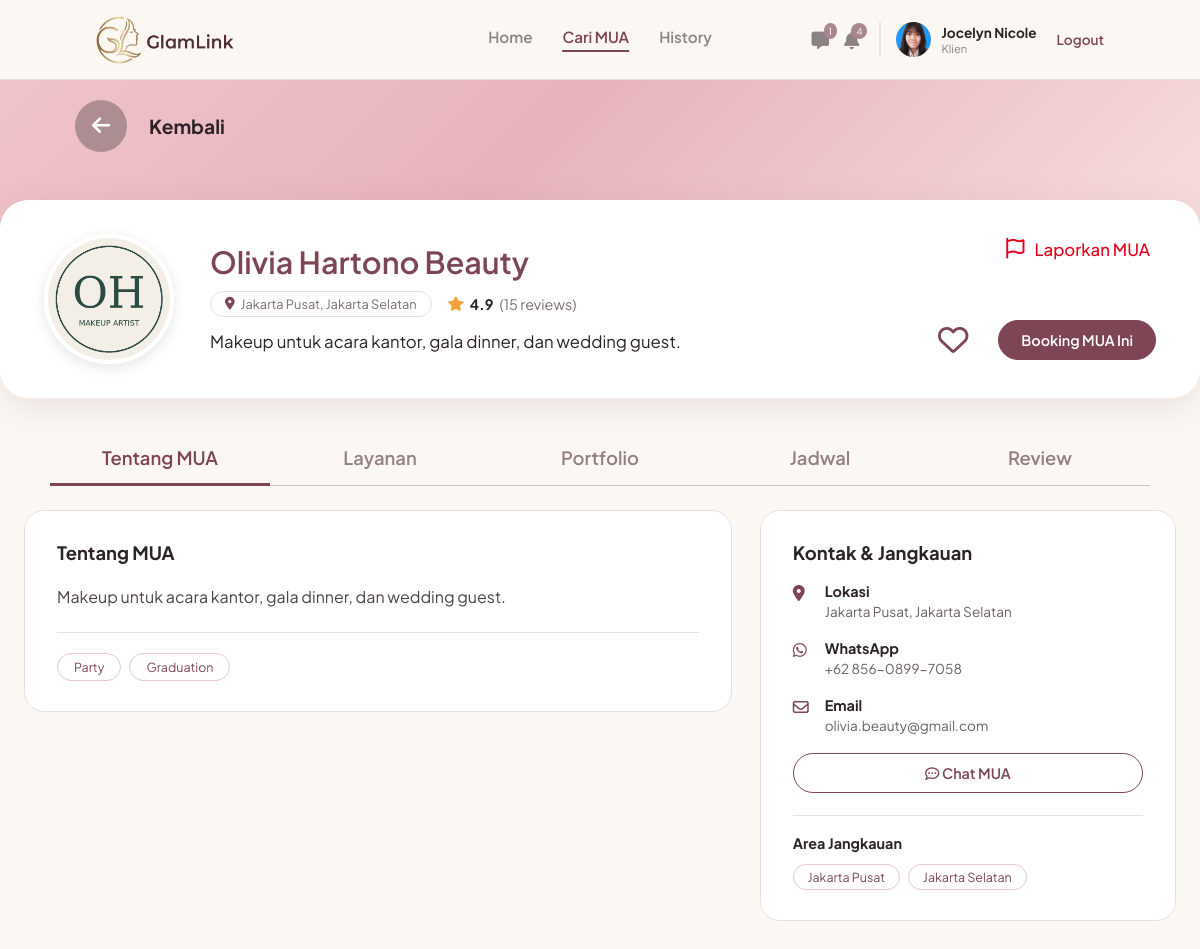
The app's page /klien/mua.php?id=19 (signed in) with its own data.
### tables this page shows
CREATE TABLE `users` (
  `id_user` int(11) NOT NULL,
  `nama` varchar(100) NOT NULL,
  `email` varchar(100) NOT NULL,
  `nomor_telepon` varchar(20) DEFAULT NULL,
  `nama_brand` varchar(150) DEFAULT NULL,
  `bio` text DEFAULT NULL,
  `lokasi` varchar(150) DEFAULT NULL,
  `foto_profil` varchar(255) DEFAULT NULL,
  `password` varchar(255) NOT NULL,
  `role` enum('mua','pelanggan','admin') NOT NULL,
  `dibuat_pada` timestamp NOT NULL DEFAULT current_timestamp(),
  `status_verifikasi` enum('pending','approved','rejected') NOT NULL DEFAULT 'approved',
  `alasan_tolak` varchar(255) DEFAULT NULL
);

### includes/chat.php (called while the page is built, shortened)
<?php
function chat_belum_dibaca(mysqli $k, int $saya): int {
    try {
        $st = $k->prepare("SELECT COUNT(*) AS n FROM chats WHERE id_penerima = ? AND dibaca_pada IS NULL");
        $st->bind_param('i', $saya);
        $st->execute();
        return (int)$st->get_result()->fetch_assoc()['n'];
    } catch (Throwable $e) {
        return 0;
    }
}

### includes/klien_notifikasi.php (called while the page is built, shortened)
<?php
function klien_notif_tgl(string $tgl): string {
    $t = strtotime($tgl);
    return date('j', $t) . ' ' . KLIEN_NOTIF_BULAN[(int)date('n', $t)] . ' ' . date('Y', $t);
}
function klien_notif_rp($n): string { return 'Rp ' . number_format((float)$n, 0, ',', '.'); }
function klien_notif_sinkron(mysqli $koneksi, int $id_klien): void {
    $st = $koneksi->prepare("SELECT COUNT(*) AS n FROM klien_notifikasi WHERE id_pelanggan = ?");
    $st->bind_param('i', $id_klien);
    $st->execute();
    $pertama = (int)$st->get_result()->fetch_assoc()['n'] === 0 ? 1 : 0;
    $ins = $koneksi->prepare("INSERT IGNORE INTO klien_notifikasi (id_pelanggan, kunci, tipe, judul, pesan, link, label_aksi, waktu, dibaca_pada)
                              VALUES (?, ?, ?, ?, ?, ?, ?, ?, IF(? = 1, NOW(), NULL))");
    $tambah = function (string $kunci, string $tipe, string $judul, string $pesan, ?string $link, ?string $aksi, string $waktu, int $sudah_baca = 0)
              use ($ins, $id_klien, $pertama) {
        $baca = ($pertama || $sudah_baca) ? 1 : 0;
    };
    $st = $koneksi->prepare("
        SELECT b.id_booking, b.no_invoice, b.tanggal_booking, b.waktu_booking, b.total_harga, b.status, b.metode_bayar, b.dibayar_pada,
               b.dibatalkan_oleh, b.is_mua_done, b.is_client_done, b.rating, b.created_at,
               COALESCE(b.dibatalkan_pada, b.created_at) AS waktu_batal, NOW() AS sekarang,
               (b.tanggal_booking = CURDATE()) AS hari_ini, (b.tanggal_booking = CURDATE() + INTERVAL 1 DAY) AS besok,
               u.nama_brand, u.nama AS nama_mua, s.nama_layanan
        FROM bookings b
        LEFT JOIN users u ON u.id_user = b.id_mua
        LEFT JOIN services s ON s.id_service = b.id_layanan
        WHERE b.id_pelanggan = ? AND (b.created_at >= NOW() - INTERVAL 60 DAY OR b.tanggal_booking >= CURDATE() - INTERVAL 60 DAY)");
    $st->bind_param('i', $id_klien);
    $st->execute();
    foreach ($st->get_result()->fetch_all(MYSQLI_ASSOC) as $b) {
        $id    = (int)$b['id_booking'];
        $inv   = $b['no_invoice'];
        $mua   = $b['nama_brand'] ?: ($b['nama_mua'] ?: 'MUA');
        $lay   = $b['nama_layanan'] ?: 'layanan';
        $tgl   = klien_notif_tgl($b['tanggal_booking']) . ' pukul ' . substr($b['waktu_booking'], 0, 5) . ' WIB';
        $detail = 'detail_booking.php?id=' . $id;
        if (!empty($b['dibayar_pada'])) {
            $metode = $b['metode_bayar'] ? ' melalui ' . $b['metode_bayar'] : '';
        }
        if ($b['status'] === 'dikonfirmasi' && ((int)$b['hari_ini'] === 1 || (int)$b['besok'] === 1)) {
            $hari = (int)$b['hari_ini'] === 1;
        }
    }
}
function klien_notif_jumlah_baru(mysqli $koneksi, int $id_klien): int {
    try {
        klien_notif_sinkron($koneksi, $id_klien);
        $st = $koneksi->prepare("SELECT COUNT(*) AS n FROM klien_notifikasi WHERE id_pelanggan = ? AND dibaca_pada IS NULL AND dihapus_pada IS NULL");
        $st->bind_param('i', $id_klien);
        $st->execute();
        return (int)$st->get_result()->fetch_assoc()['n'];
    } catch (Throwable $e) {
        return 0;
    }
}

### klien/mua.php (the view, shortened to what this page needs)
<?php
require __DIR__ . '/../includes/klien.php';
$id  = (int)($_GET['id'] ?? 0);
$m = q("SELECT * FROM users WHERE id_user = ? AND role = 'mua' AND status_verifikasi = 'approved'", [$id])[0] ?? null;
head_klien($m['nama_brand'] ?? 'MUA tidak ditemukan');
include __DIR__ . '/../navbar.php';
$tabs = ['tentang' => 'Tentang MUA', 'layanan' => 'Layanan', 'portfolio' => 'Portfolio', 'jadwal' => 'Jadwal', 'review' => 'Review'];
$tab  = isset($tabs[$_GET['tab'] ?? '']) ? $_GET['tab'] : 'tentang';
$qs   = 'id=' . $id . ($tgl ? '&tanggal=' . urlencode($tgl) : '');
$kats    = array_column(q("SELECT DISTINCT kategori FROM services WHERE id_mua = ? AND kategori <> ''", [$id]), 'kategori');
$rt      = q('SELECT ROUND(AVG(rating), 1) AS rata, COUNT(*) AS n FROM bookings WHERE id_mua = ? AND rating > 0', [$id])[0];
$mrow    = ['rating' => $rt['rata'], 'n_ulasan' => $rt['n']];
$fav     = (bool)q('SELECT 1 FROM favorit WHERE id_pelanggan = ? AND id_mua = ?', [$id_klien, $id]);
$bio     = trim((string)$m['bio']);
$ringkas = mb_strimwidth(preg_replace('/\s+/', ' ', $bio), 0, 150, '...');
$link_booking = 'booking.php?mua=' . $id . ($tgl ? '&tanggal=' . urlencode($tgl) : '');
?>
<div class="mua-banner">
    <a class="banner-back" href="cari.php<?php echo $tgl ? '?tanggal=' . urlencode($tgl) : ''; ?>"><span><i class="fa-solid fa-arrow-left"></i></span> Kembali</a>
</div>
<section class="mua-head-card">
    <?php echo foto($m['foto_profil'], 'avatar xl'); ?>
    <div class="mua-head-main">
        <h1><?php echo e($m['nama_brand']); ?></h1>
        <div class="mua-head-meta"><span class="pill"><i class="fa-solid fa-location-dot"></i> <?php echo e($m['lokasi']); ?></span><?php echo rating_teks($mrow); ?></div>
        <p class="short"><?php echo e($ringkas); ?></p>
    </div>
    <div class="head-actions">
        <button type="button" class="lapor-btn" onclick="document.getElementById('dlg-lapor').showModal()"><i class="fa-regular fa-flag"></i> Laporkan MUA</button>
        <div class="head-actions-row">
            <form method="POST" action="favorit.php"><?php echo csrf_field(); ?>
                <button class="heart-btn<?php echo $fav ? ' on' : ''; ?>" type="submit" title="<?php echo $fav ? 'Hapus dari favorit' : 'Tambahkan ke favorit'; ?>" aria-pressed="<?php echo $fav ? 'true' : 'false'; ?>"><i class="fa-<?php echo $fav ? 'solid' : 'regular'; ?> fa-heart"></i></button></form>
            <a class="kb-fill" href="<?php echo $link_booking; ?>">Booking MUA Ini</a>
        </div>
    </div>
</section>
<nav class="det-tabs"><?php foreach ($tabs as $k => $l) echo '<a href="?' . $qs . '&tab=' . $k . '" class="' . ($tab === $k ? 'on' : '') . '">' . $l . '</a>'; ?></nav>
<main class="det-wrap">
<?php if ($tab === 'tentang'):
    $wa = format_wa($m['nomor_telepon']);
    $area = array_filter(array_map('trim', preg_split('/\s*[,\/&]\s*|\s+dan\s+/i', (string)$m['lokasi']))); ?>
    <div class="det-grid">
        <div class="det-card">
            <h2>Tentang MUA</h2>
            <div class="isi"><?php echo $bio !== '' ? nl2br(e($bio)) : '<span class="muted">MUA ini belum menuliskan deskripsi.</span>'; ?></div>
            <?php if ($kats) { echo '<div class="chips">'; foreach ($kats as $k) echo '<span class="chip">' . e($k) . '</span>'; echo '</div>'; } ?>
        </div>
        <div class="det-card">
            <h2>Kontak &amp; Jangkauan</h2>
            <div class="kontak-item"><i class="fa-solid fa-location-dot"></i><div><b>Lokasi</b><span><?php echo e($m['lokasi'] ?: '-'); ?></span></div></div>
            <div class="kontak-item"><i class="fa-brands fa-whatsapp"></i><div><b>WhatsApp</b><span><?php echo $wa ? e($wa['tampil']) : '-'; ?></span></div></div>
            <div class="kontak-item"><i class="fa-regular fa-envelope"></i><div><b>Email</b><a href="mailto:<?php echo e($m['email']); ?>"><?php echo e($m['email']); ?></a></div></div>
            <a class="kb-outline" style="display:block;margin:4px 0 22px" href="chat.php?dengan=<?php echo $id; ?>"><i class="fa-regular fa-comment-dots"></i> Chat MUA</a>
            <?php if ($area): ?><div class="area-box"><b>Area Jangkauan</b><div class="chips"><?php foreach ($area as $a) echo '<span class="chip">' . e($a) . '</span>'; ?></div></div><?php endif; ?>
        </div>
    </div>
<?php endif; ?>
</main>
<?php bottom_nav();

### includes/klien.php (shortened to what this page needs)
<?php
require_once __DIR__ . '/../koneksi.php';
function q($sql, $params = []) {
    global $koneksi;
    $st = $koneksi->prepare($sql);
    if ($params) { $st->bind_param(str_repeat('s', count($params)), ...$params); }
    $st->execute();
    $r = $st->get_result();
    return $r ? $r->fetch_all(MYSQLI_ASSOC) : [];
}
function e($v)      { return htmlspecialchars((string)$v, ENT_QUOTES); }
function foto($file, $kelas = '', $ikon = 'fa-user') {
    $f = basename((string)$file);
    if ($f !== '' && file_exists(__DIR__ . '/../assets/img/' . $f)) {
        return '<img class="' . $kelas . '" src="../assets/img/' . e($f) . '" alt="">';
    }
    return '<div class="' . $kelas . ' foto-kosong"><i class="fa-solid ' . $ikon . '"></i></div>';
}
function rating_teks($m) {
    return '<span class="rate"><i class="fa-solid fa-star"></i> <b>' . number_format((float)$m['rating'], 1) . '</b> <span class="muted">(' . (int)$m['n_ulasan'] . ' reviews)</span></span>';
}
function format_wa($tel) {
    $d = preg_replace('/\D/', '', (string)$tel);
    if (strpos($d, '0') === 0) $d = '62' . substr($d, 1); elseif (strpos($d, '62') !== 0) $d = '62' . $d;
    $r = substr($d, 2);
    return ['tampil' => rtrim('+62 ' . substr($r, 0, 3) . '-' . substr($r, 3, 4) . '-' . substr($r, 7), '-'), 'link' => 'https://wa.me/' . $d];
}
function head_klien($judul) {
    echo '<!DOCTYPE html><html lang="id"><head><meta charset="UTF-8"><meta name="viewport" content="width=device-width, initial-scale=1.0"><title>' . e($judul) . ' - GlamLink</title>
<link rel="stylesheet" href="https://cdnjs.cloudflare.com/ajax/libs/font-awesome/6.4.0/css/all.min.css">
<link href="https://fonts.googleapis.com/css2?family=Plus+Jakarta+Sans:wght@400;500;600;700&display=swap" rel="stylesheet">
<link rel="stylesheet" href="../assets/css/navbar.css"><link rel="stylesheet" href="../assets/css/klien.css"></head><body>';
}
function bottom_nav() {
    echo '<nav class="bottom-nav">';
    echo '</nav></body></html>';
}

### navbar.php (shortened to what this page needs)
<?php
$path_prefix = in_array(basename(dirname($_SERVER['PHP_SELF'])), ['mua', 'klien']) ? '../' : '';
$nav_logged_in = isset($_SESSION['status_login']) && $_SESSION['status_login'] == true;
$nav_role = isset($_SESSION['role']) ? $_SESSION['role'] : '';
if ($nav_logged_in && in_array($nav_role, ['mua', 'pelanggan']) && isset($koneksi)) {
    $id_mua_nav = $_SESSION['id_user'];
    $nav_query = mysqli_query($koneksi, "SELECT nama, nama_brand, foto_profil, status_verifikasi FROM users WHERE id_user = '$id_mua_nav'");
    $nav_profil = mysqli_fetch_assoc($nav_query);
}
?>
<header class="navbar">
    <div class="logo">
        <a href="<?php echo $path_prefix; ?>index.php">
            <img src="<?php echo $path_prefix; ?>assets/img/logo.png" alt="GlamLink">
        </a>
    </div>
    <?php if (!$nav_logged_in): ?>
        <div class="nav-links">
            <a href="<?php echo $path_prefix; ?>login.php" class="btn-text">Masuk</a>
            <a href="<?php echo $path_prefix; ?>login.php" class="btn-outline nav-mua">Masuk Sebagai MUA</a>
            <a href="<?php echo $path_prefix; ?>register.php" class="btn-filled">Daftar</a>
        </div>
    <?php elseif ($nav_role == 'pelanggan'): ?>
        <?php $hal = basename($_SERVER['SCRIPT_NAME']); ?>
        <div class="nav-menu-mua">
            <a href="<?php echo $path_prefix; ?>klien/index.php" class="<?php echo $hal == 'index.php' ? 'active' : ''; ?>">Home</a>
            <a href="<?php echo $path_prefix; ?>klien/cari.php" class="<?php echo in_array($hal, ['cari.php', 'mua.php', 'booking.php']) ? 'active' : ''; ?>">Cari MUA</a>
            <a href="<?php echo $path_prefix; ?>klien/history.php" class="<?php echo $hal == 'history.php' ? 'active' : ''; ?>">History</a>
        </div>
        <div class="nav-profile-mua">
            <div class="nav-icons">
                <?php
                require_once __DIR__ . '/includes/chat.php';
                $nav_chat_baru = (($koneksi ?? null) instanceof mysqli) ? chat_belum_dibaca($koneksi, (int)$_SESSION['id_user']) : 0;
                ?>
                <a href="<?php echo $path_prefix; ?>klien/chat.php" class="icon-btn" title="Chat">
                    <i class="fa-solid fa-message"></i>
                    <span class="badge" id="navChatBadge" <?php echo $nav_chat_baru ? '' : 'hidden'; ?>><?php echo $nav_chat_baru > 99 ? '99+' : $nav_chat_baru; ?></span>
                </a>
                <?php
                require_once __DIR__ . '/includes/klien_notifikasi.php';
                $nav_notif_klien = (($koneksi ?? null) instanceof mysqli) ? klien_notif_jumlah_baru($koneksi, (int)$_SESSION['id_user']) : 0;
                ?>
                <a href="<?php echo $path_prefix; ?>klien/notifikasi.php" class="icon-btn" title="Notifikasi">
                    <i class="fa-solid fa-bell"></i>
                    <span class="badge" id="navNotifBadge" <?php echo $nav_notif_klien ? '' : 'hidden'; ?>><?php echo $nav_notif_klien > 99 ? '99+' : $nav_notif_klien; ?></span>
                </a>
            </div>
            <a href="<?php echo $path_prefix; ?>klien/profil.php" style="text-decoration:none;color:inherit;">
                <div class="profile-info">
                    <?php if (!empty($nav_profil['foto_profil']) && file_exists(__DIR__ . '/assets/img/' . basename($nav_profil['foto_profil']))): ?>
                        <img src="<?php echo $path_prefix; ?>assets/img/<?php echo htmlspecialchars(basename($nav_profil['foto_profil'])); ?>" alt="Profile">
                    <?php else: ?>
                        <div style="width:35px;height:35px;background:#e0d8da;border-radius:50%;display:flex;align-items:center;justify-content:center;color:#fff;font-size:0.8rem;"><i class="fa-solid fa-user"></i></div>
                    <?php endif; ?>
                    <div class="profile-text">
                        <span class="brand-name"><?php echo htmlspecialchars($nav_profil['nama'] ?? 'Klien'); ?></span>
                        <span class="role-text">Klien</span>
                    </div>
                </div>
            </a>
            <a href="<?php echo $path_prefix; ?>logout.php" class="logout-link">Logout</a>
        </div>
    <?php endif; ?>
</header>

### assets/css/navbar.css (style rules this page uses)
:root { --gl-primary: #7E4655; --gl-primary-dark: #623642; --gl-soft: #f0e6e9; }
.navbar { position: fixed; inset: 0 0 auto 0; height: 80px; display: flex; align-items: center; justify-content: space-between; padding: 0 8%; background-color: #FBF8F4; border-bottom: 1px solid #eadfe0; box-sizing: border-box; z-index: 1000; font-family: 'Plus Jakarta Sans', sans-serif; }
.navbar .logo { display: flex; align-items: center; }
.navbar .logo img { display: block; height: 48px; width: auto; }
.nav-menu-mua { display: flex; gap: 30px; font-weight: 600; font-size: 0.95rem; position: absolute; left: 50%; transform: translateX(-50%); }
.nav-menu-mua a { text-decoration: none; color: #8c8286; transition: 0.3s; font-family: 'Plus Jakarta Sans', sans-serif; }
.nav-menu-mua a:hover, .nav-menu-mua a.active { color: var(--gl-primary); }
.nav-menu-mua a.active { border-bottom: 2px solid var(--gl-primary); padding-bottom: 4px; }
.nav-profile-mua { display: flex; align-items: center; gap: 20px; }
.nav-icons { display: flex; gap: 15px; }
.nav-icons .icon-btn { position: relative; color: #8c8286; font-size: 1.1rem; text-decoration: none; }
.nav-icons .badge { position: absolute; top: -6px; right: -8px; background-color: #A98790; color: white; font-size: 0.6rem; padding: 2px 5px; border-radius: 50%; }
.profile-info { display: flex; align-items: center; gap: 10px; border-left: 2px solid #eae5e3; padding-left: 15px; }
.profile-info img { width: 35px; height: 35px; border-radius: 50%; object-fit: cover; }
.profile-text { display: flex; flex-direction: column; }
.profile-text .brand-name { font-weight: 700; color: #2b2326; font-size: 0.85rem; }
.profile-text .role-text { font-size: 0.7rem; color: #8c8286; }
.logout-link { color: var(--gl-primary); font-size: 0.85rem; text-decoration: none; font-weight: 600; }

### records on screen
users: foto_profil (picture), nama "Jocelyn Nicole"
users: foto_profil (picture), nama_brand "Olivia Hartono Beauty", lokasi "Jakarta Pusat, Jakarta Selatan", bio "Makeup untuk acara kantor, gala dinner, dan wedding guest.", nomor_telepon "+62 856-0899-7058", email "olivia.beauty@gmail.com", lokasi "Jakarta Pusat", lokasi "Jakarta Selatan"

### other values on screen
$nav_chat_baru "1"
$nav_notif_klien "4"
$m['rating'] "4.9"
$m['n_ulasan'] "15"
$l "Tentang MUA"
$l "Layanan"
$l "Portfolio"
$l "Jadwal"
$l "Review"
$k "Party"
$k "Graduation"
